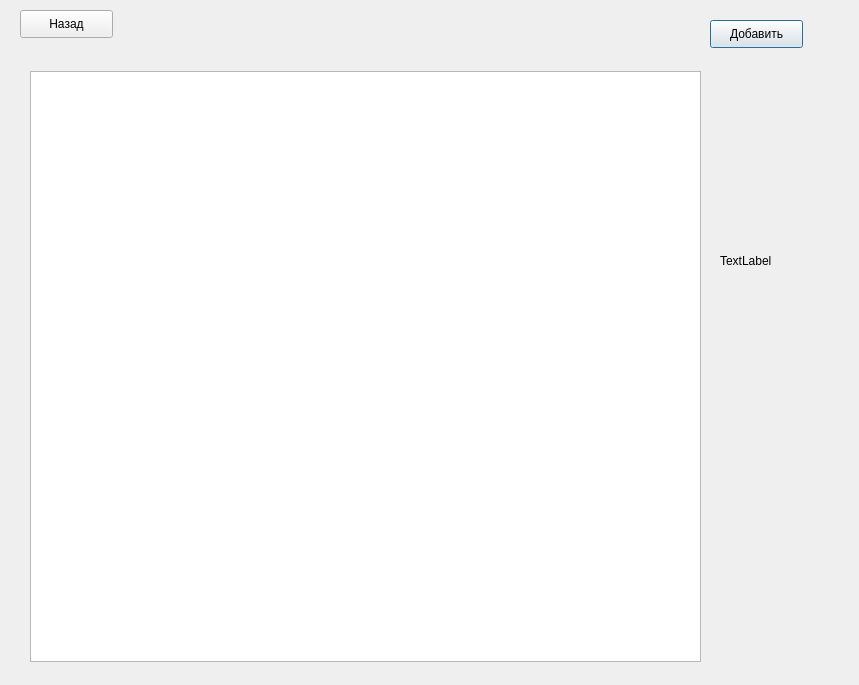
<?xml version="1.0" encoding="UTF-8"?>
<ui version="4.0">
 <class>Rations</class>
 <widget class="QDialog" name="Rations">
  <property name="geometry">
   <rect>
    <x>0</x>
    <y>0</y>
    <width>859</width>
    <height>685</height>
   </rect>
  </property>
  <property name="windowTitle">
   <string>Рацион</string>
  </property>
  <widget class="QPushButton" name="addDeviceButton">
   <property name="geometry">
    <rect>
     <x>710</x>
     <y>20</y>
     <width>93</width>
     <height>28</height>
    </rect>
   </property>
   <property name="text">
    <string>Добавить</string>
   </property>
  </widget>
  <widget class="QPushButton" name="Back_button">
   <property name="geometry">
    <rect>
     <x>20</x>
     <y>10</y>
     <width>93</width>
     <height>28</height>
    </rect>
   </property>
   <property name="text">
    <string>Назад</string>
   </property>
  </widget>
  <widget class="QTableView" name="deviceTableView">
   <property name="geometry">
    <rect>
     <x>30</x>
     <y>71</y>
     <width>671</width>
     <height>591</height>
    </rect>
   </property>
  </widget>
  <widget class="QLabel" name="label">
   <property name="geometry">
    <rect>
     <x>720</x>
     <y>130</y>
     <width>121</width>
     <height>261</height>
    </rect>
   </property>
   <property name="text">
    <string>TextLabel</string>
   </property>
  </widget>
 </widget>
 <resources/>
 <connections/>
</ui>
